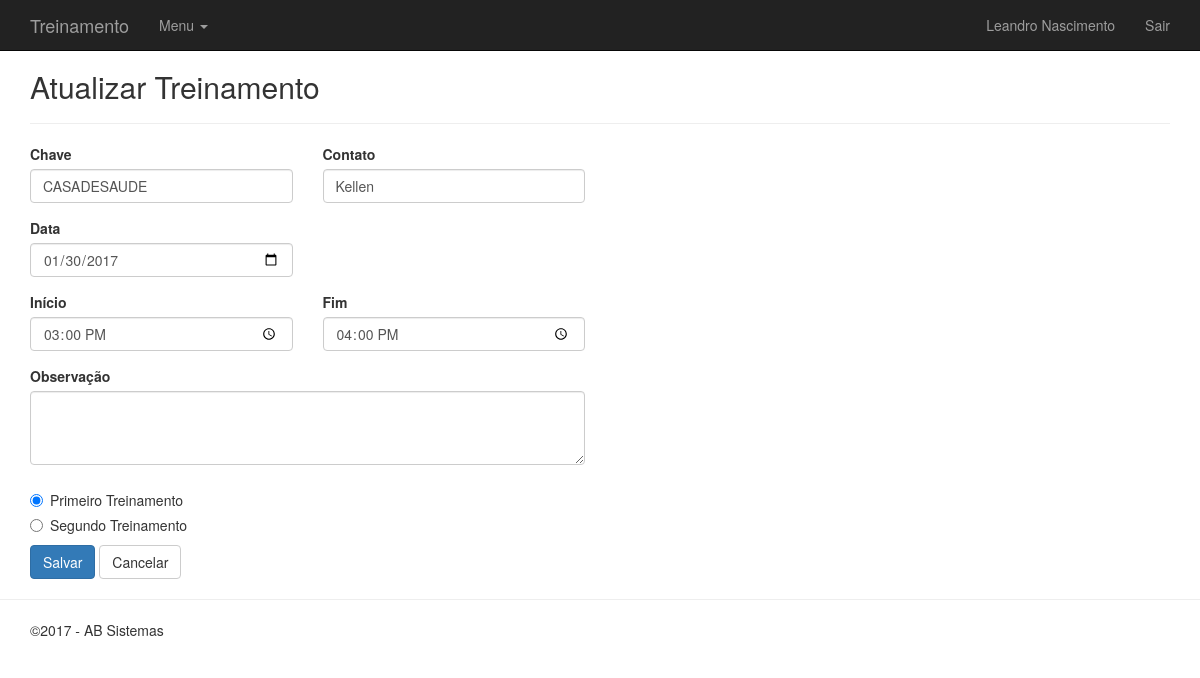
The app's page /treinamentos/edit.php?id=9 (signed in) with its own data.
### tables this page shows
CREATE TABLE `treinamentos` (
  `id` int(11) NOT NULL,
  `id_usuario` int(11) NOT NULL,
  `observacao` text,
  `chave` varchar(20) NOT NULL,
  `contato` varchar(50) DEFAULT NULL,
  `ordem` int(1) NOT NULL,
  `data_inclusao` datetime NOT NULL,
  `data_modificado` datetime DEFAULT NULL,
  `data_inicio` date DEFAULT NULL,
  `tempo_inicio` time NOT NULL,
  `tempo_fim` time NOT NULL,
  `criado_por` varchar(50) NOT NULL,
  `modificado_por` varchar(50) DEFAULT NULL,
  `concluido` char(1) NOT NULL DEFAULT 'n'
);

### inc/database.php (called while the page is built, shortened)
<?php
function open_database() {
        try {
		$conn = new mysqli(DB_HOST, DB_USER, DB_PASSWORD, DB_NAME);
		return $conn;
	} catch (Exception $e) {
		echo $e->getMessage();
		return null;
	}
}
function find( $table = null, $id = null ) {
	$database = open_database();
	$found = null;
	try {
	  if ($id) {
	    $sql = "SELECT * FROM " . $table . " WHERE id = " . $id;
	    $result = $database->query($sql);
	    if ($result->num_rows > 0) {
	      $found = $result->fetch_assoc();
	    }
	  }
	} catch (Exception $e) {
	  $_SESSION['message'] = $e->GetMessage();
	  $_SESSION['type'] = 'danger';
  }
	return $found;
}

### treinamentos/functions.php (called while the page is built, shortened)
<?php
function edit() {
  $now = date_create('now', new DateTimeZone('America/Sao_Paulo'));
  if (isset($_GET['id'])) {
    $id = $_GET['id'];
    if (isset($_POST['treinamento'])) {
      $treinamento = $_POST['treinamento'];
      $treinamento['data_modificado'] = $now->format("Y-m-d H:i:s");
      $treinamento['id_usuario']= $treinamento['modificado_por'] = $_SESSION['id_usuario'];
      update('treinamentos', $id, $treinamento);
      header('location: index.php');
    } else {
      $treinamento = find('treinamentos', $id);
    }
  } else {
    header('location: index.php');
  }
}

### treinamentos/edit.php (the view, shortened to what this page needs)
<?php
  require_once('functions.php');
  edit();
?>
<h2>Atualizar Treinamento</h2>
<form action="edit.php?id=<?php echo $treinamento['id']; ?>" method="post">
  <hr />
      <div class="row">
    <div class="form-group col-md-3">
      <label for="chave">Chave</label>
      <input type="text" class="form-control" name="treinamento['chave']" value="<?php echo $treinamento['chave']; ?>" required>
    </div>
      <div class="form-group col-md-3">
      <label for="contato">Contato</label>
      <input type="text" class="form-control" name="treinamento['contato']" value="<?php echo $treinamento['contato']; ?>" required>
    </div>
  </div>
  <div class="row">
  <div class="form-group col-md-3">
      <label for="i_data">Data</label>
      <input type="date" class="form-control" name="treinamento['data_inicio']" value="<?php echo $treinamento['data_inicio']; ?>" required>
    </div>
  </div>
  <div class="row">
          <div class="form-group col-md-3">
      <label for="name">Início</label>
      <input type="time" class="form-control" name="treinamento['tempo_inicio']" value="<?php echo $treinamento['tempo_inicio']; ?>" required>
    </div>
         <div class="form-group col-md-3">
      <label for="name">Fim</label>
      <input type="time" class="form-control" name="treinamento['tempo_fim']" value="<?php echo $treinamento['tempo_fim']; ?>" required>
    </div>
  </div>
  <div class="row">
  <div class="form-group col-md-6">
      <label>Observação</label>
      <textarea class="form-control" rows="3" name="treinamento['observacao']" ><?php echo $treinamento['observacao']; ?></textarea>
    </div>
  </div>
  <div class="radio">
      <label><input type="radio" name="treinamento['ordem']" value='1' checked>Primeiro Treinamento</label>
    </div>
    <div class="radio">
        <label><input type="radio" name="treinamento['ordem']" value='2'>Segundo Treinamento</label>
    </div>
  <div id="actions" class="row">
    <div class="col-md-12">
      <button type="submit" class="btn btn-primary">Salvar</button>
      <a href="index.php" class="btn btn-default">Cancelar</a>
    </div>
  </div>
</form>

### inc/header.php (style rules this page uses)
body { padding-top: 50px; padding-bottom: 20px; }

### records on screen
treinamentos: chave "CASADESAUDE", contato "Kellen", data_inicio "01/30/2017", tempo_inicio "15:00:00", tempo_fim "16:00:00"

### other values on screen
$_SESSION['nome'] "Leandro Nascimento"
